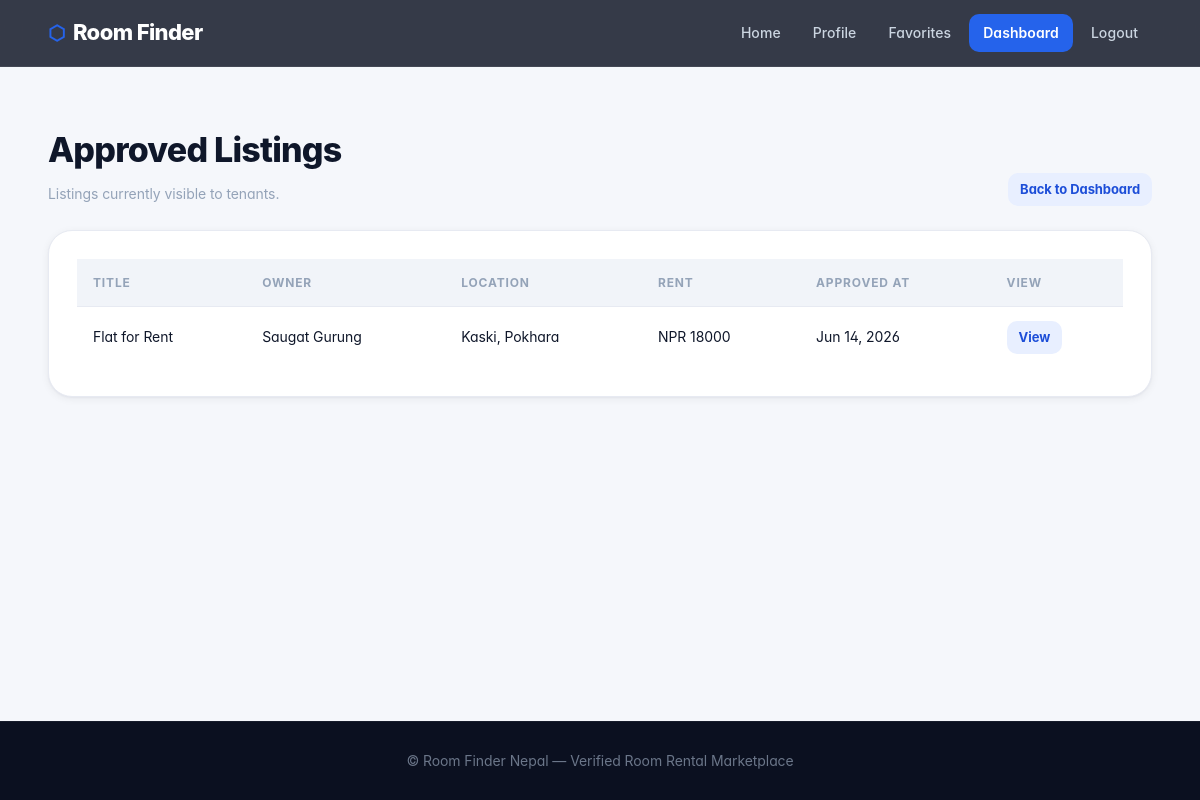
The page /dashboard/listings/approved/ (signed in) on the database as committed earlier.
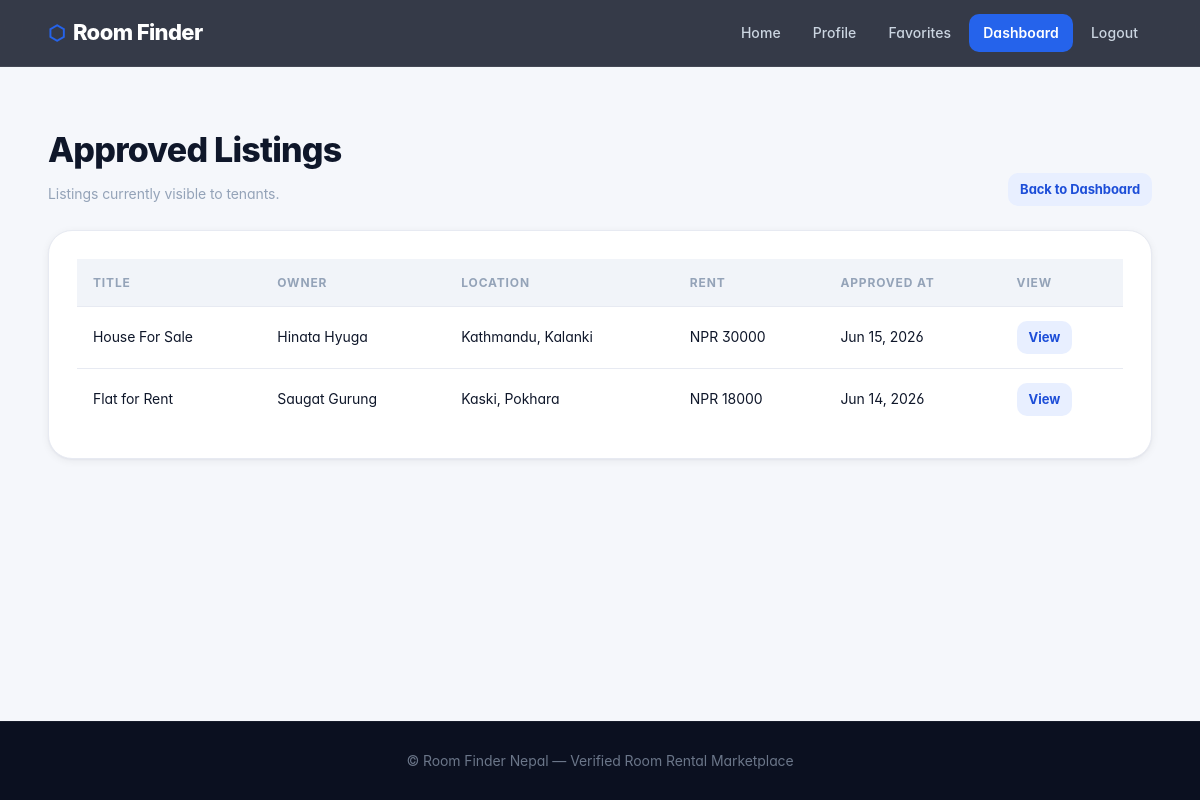
The same page on the database as committed later.
### apps/listings/models.py (models this page shows, shortened)
class Listing(models.Model):
    PROPERTY_SINGLE_ROOM = 'single_room'
    PROPERTY_TWO_ROOMS = 'two_rooms'
    PROPERTY_FLAT = 'flat'
    PROPERTY_APARTMENT = 'apartment'
    PROPERTY_HOUSE = 'house'
    PROPERTY_HOSTEL = 'hostel'
    PROPERTY_OFFICE = 'office'
    PROPERTY_SHUTTER = 'shutter'
    PROPERTY_TYPE_CHOICES = [
        (PROPERTY_SINGLE_ROOM, 'Single Room'),
        (PROPERTY_TWO_ROOMS, '2 Rooms'),
        (PROPERTY_FLAT, 'Flat'),
        (PROPERTY_APARTMENT, 'Apartment'),
        (PROPERTY_HOUSE, 'House'),
        (PROPERTY_HOSTEL, 'Hostel'),
        (PROPERTY_OFFICE, 'Office Space'),
        (PROPERTY_SHUTTER, 'Shutter'),
    ]
    STATUS_PENDING = 'pending'
    STATUS_APPROVED = 'approved'
    STATUS_REJECTED = 'rejected'
    STATUS_CHOICES = [
        (STATUS_PENDING, 'Pending'),
        (STATUS_APPROVED, 'Approved'),
        (STATUS_REJECTED, 'Rejected'),
    ]
    FURNISHED_FURNISHED = 'furnished'
    FURNISHED_UNFURNISHED = 'unfurnished'
    FURNISHED_SEMI = 'semi_furnished'
    FURNISHED_CHOICES = [
        (FURNISHED_FURNISHED, 'Furnished'),
        (FURNISHED_UNFURNISHED, 'Unfurnished'),
        (FURNISHED_SEMI, 'Semi-Furnished'),
    ]
    owner = models.ForeignKey(
        settings.AUTH_USER_MODEL,
        on_delete=models.CASCADE,
        related_name='listings'
    )
    title = models.CharField(max_length=255)
    description = models.TextField()
    property_type = models.CharField(
        max_length=30,
        choices=PROPERTY_TYPE_CHOICES
    )
    province = models.ForeignKey(
        Province,
        on_delete=models.PROTECT,
        related_name='listings'
    )
    district = models.ForeignKey(
        District,
        on_delete=models.PROTECT,
        related_name='listings'
    )
    city = models.CharField(max_length=100)
    area = models.CharField(max_length=200)
    ward_number = models.PositiveIntegerField(null=True, blank=True)
    exact_address = models.CharField(max_length=255, blank=True)
    latitude = models.DecimalField(
        max_digits=9,
        decimal_places=6,
        null=True,
        blank=True
    )
    longitude = models.DecimalField(
        max_digits=9,
        decimal_places=6,
        null=True,
        blank=True
    )
    monthly_rent = models.PositiveIntegerField()
    security_deposit = models.PositiveIntegerField(default=0)
    bills_water_included = models.BooleanField(default=False)
    bills_electricity_included = models.BooleanField(default=False)
    bills_internet_included = models.BooleanField(default=False)
    furnished_status = models.CharField(
        max_length=30,
        choices=FURNISHED_CHOICES,
        default=FURNISHED_UNFURNISHED
    )
    available_date = models.DateField(null=True, blank=True)
    rules = models.TextField(blank=True)
    status = models.CharField(
        max_length=20,
        choices=STATUS_CHOICES,
        default=STATUS_PENDING
    )
    rejection_reason = models.TextField(blank=True)
    is_owner_verified = models.BooleanField(default=False)
    is_property_verified = models.BooleanField(default=False)
    views_count = models.PositiveIntegerField(default=0)
    created_at = models.DateTimeField(auto_now_add=True)
    updated_at = models.DateTimeField(auto_now=True)
    approved_at = models.DateTimeField(null=True, blank=True)
    class Meta:
        ordering = ['-created_at']

### apps/accounts/models.py (models this page shows, shortened)
class User(AbstractUser):
    ROLE_TENANT = 'tenant'
    ROLE_LANDLORD = 'landlord'
    ROLE_ADMIN = 'admin'
    ROLE_CHOICES = [
        (ROLE_TENANT, 'Tenant'),
        (ROLE_LANDLORD, 'Landlord'),
        (ROLE_ADMIN, 'Admin'),
    ]
    email = models.EmailField(unique=True)
    phone = models.CharField(max_length=20, unique=True)
    profile_image = models.ImageField(
        upload_to='profile_images/',
        blank=True,
        null=True
    )
    role = models.CharField(
        max_length=20,
        choices=ROLE_CHOICES,
        default=ROLE_TENANT
    )
    email_verified = models.BooleanField(default=False)
    username = models.CharField(
        max_length=150,
        unique=True,
        blank=True,
        null=True
    )
    USERNAME_FIELD = 'email'
    REQUIRED_FIELDS = ['first_name', 'last_name', 'phone']
    objects = UserManager()
    @property
    def is_landlord(self):
        return self.role == self.ROLE_LANDLORD
    @property
    def is_platform_admin(self):
        return self.role == self.ROLE_ADMIN

### apps/locations/models.py (models this page shows, shortened)
class District(models.Model):
    province = models.ForeignKey(
        Province,
        on_delete=models.CASCADE,
        related_name='districts'
    )
    name = models.CharField(max_length=100)
    class Meta:
        ordering = ['name']
        unique_together = ('province', 'name')

### apps/dashboard/views.py (the view)
    def wrapper(request, *args, **kwargs):
        if not request.user.is_authenticated:
            messages.error(request, "Please login first.")
            return redirect('login')
        if not request.user.is_platform_admin and not request.user.is_superuser:
            messages.error(request, "You are not allowed to access dashboard.")
            return redirect('home')
        return view_func(request, *args, **kwargs)

### apps/dashboard/views.py (called while the page is built)
def admin_required(view_func):
    def wrapper(request, *args, **kwargs):
        if not request.user.is_authenticated:
            messages.error(request, "Please login first.")
            return redirect('login')
        if not request.user.is_platform_admin and not request.user.is_superuser:
            messages.error(request, "You are not allowed to access dashboard.")
            return redirect('home')
        return view_func(request, *args, **kwargs)
    return wrapper

def paginate_queryset(request, queryset, per_page=10):
    paginator = Paginator(queryset, per_page)
    page_number = request.GET.get('page')
    page_obj = paginator.get_page(page_number)
    query_params = request.GET.copy()
    if 'page' in query_params:
        query_params.pop('page')
    query_string = ''
    if query_params:
        query_string = '&' + query_params.urlencode()
    return page_obj, query_string

### templates/dashboard/approved_listings.html (shortened to what this page needs)
{% extends 'base.html' %}
{% block content %}
<section class="dashboard-section">
    <div class="container">
        <div class="dashboard-header">
            <div>
                <h1>Approved Listings</h1>
                <p>Listings currently visible to tenants.</p>
            </div>
            <a href="{% url 'dashboard_home' %}" class="table-btn">Back to Dashboard</a>
        </div>
        <div class="dashboard-card">
            <table class="dashboard-table">
                <thead>
                    <tr>
                        <th>Title</th>
                        <th>Owner</th>
                        <th>Location</th>
                        <th>Rent</th>
                        <th>Approved At</th>
                        <th>View</th>
                    </tr>
                </thead>
                <tbody>
                    {% for listing in listings %}
                        <tr>
                            <td>{{ listing.title }}</td>
                            <td>{{ listing.owner.get_full_name }}</td>
                            <td>{{ listing.district.name }}, {{ listing.city }}</td>
                            <td>NPR {{ listing.monthly_rent }}</td>
                            <td>{{ listing.approved_at|date:"M d, Y" }}</td>
                            <td>
                                <a href="{% url 'listing_detail' listing.pk %}" class="table-btn">
                                    View
                                </a>
                            </td>
                        </tr>
                    {% empty %}
                        <tr>
                            <td colspan="6">No approved listings.</td>
                        </tr>
                    {% endfor %}
                </tbody>
            </table>
        </div>
    </div>
</section>
{% endblock %}

Rows that differ between the two databases and show on the page:
added Listing: title "House For Sale", owner.get_full_name "Hinata Hyuga", district.name "Kathmandu", city "Kalanki", monthly_rent "30000", approved_at "Jun 15, 2026"
